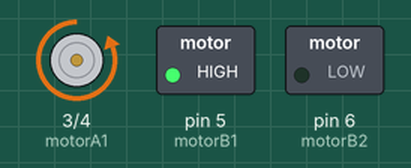
Simulated run of this sketch. Board: Arduino Uno, built with avr-gcc and run on an emulated ATmega328P. Shown: motor-driver pin pairs drawn as motors (green arrow = first pin HIGH = forward, orange = second pin HIGH = backward, longer = more drive), switched loads named in the sketch (green lamp = pin HIGH).

Above: at 0.5 s.
At 1.4 s:
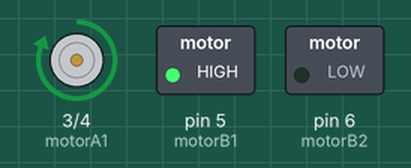
Timing chart, 0 to 3.2 s (numbered marks = the images above):
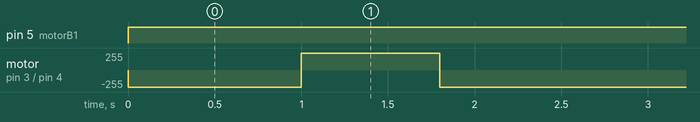

The sketch:

motorDC.ino
```cpp
#define motorA1 3
#define motorA2 4
#define motorB1 5
#define motorB2 6

void setup() {
  pinMode(motorA1, OUTPUT);
  pinMode(motorA2, OUTPUT);
  pinMode(motorB1, OUTPUT);
  pinMode(motorB2, OUTPUT);
}

void loop() {
  forward();
  delay(1000);
  left();
  delay(800);
  forward();
  delay(1000);
}

void forward(){
  digitalWrite(motorA1, LOW);
  digitalWrite(motorA2, HIGH);

  digitalWrite(motorB1, HIGH);
  digitalWrite(motorB2, LOW);
}

void left(){
  digitalWrite(motorA1, HIGH);
  digitalWrite(motorA2, LOW);

  digitalWrite(motorB1, HIGH);
  digitalWrite(motorB2, LOW);
}

void right(){
  digitalWrite(motorA1, LOW);
  digitalWrite(motorA2, HIGH);

  digitalWrite(motorB1, LOW);
  digitalWrite(motorB2, HIGH);
}

void back(){
  digitalWrite(motorA1, HIGH);
  digitalWrite(motorA2, LOW);

  digitalWrite(motorB1, LOW);
  digitalWrite(motorB2, HIGH);
}
```

Measured:
- by itself, pin 5 (motorB1): LOW → HIGH at 0.00 s
- by itself, motor on pin 3 (motorA1) / pin 4 (motorA2): repeats every 2.8 s: forward 255/255 0.80 s, backward 255/255 2.0 s
